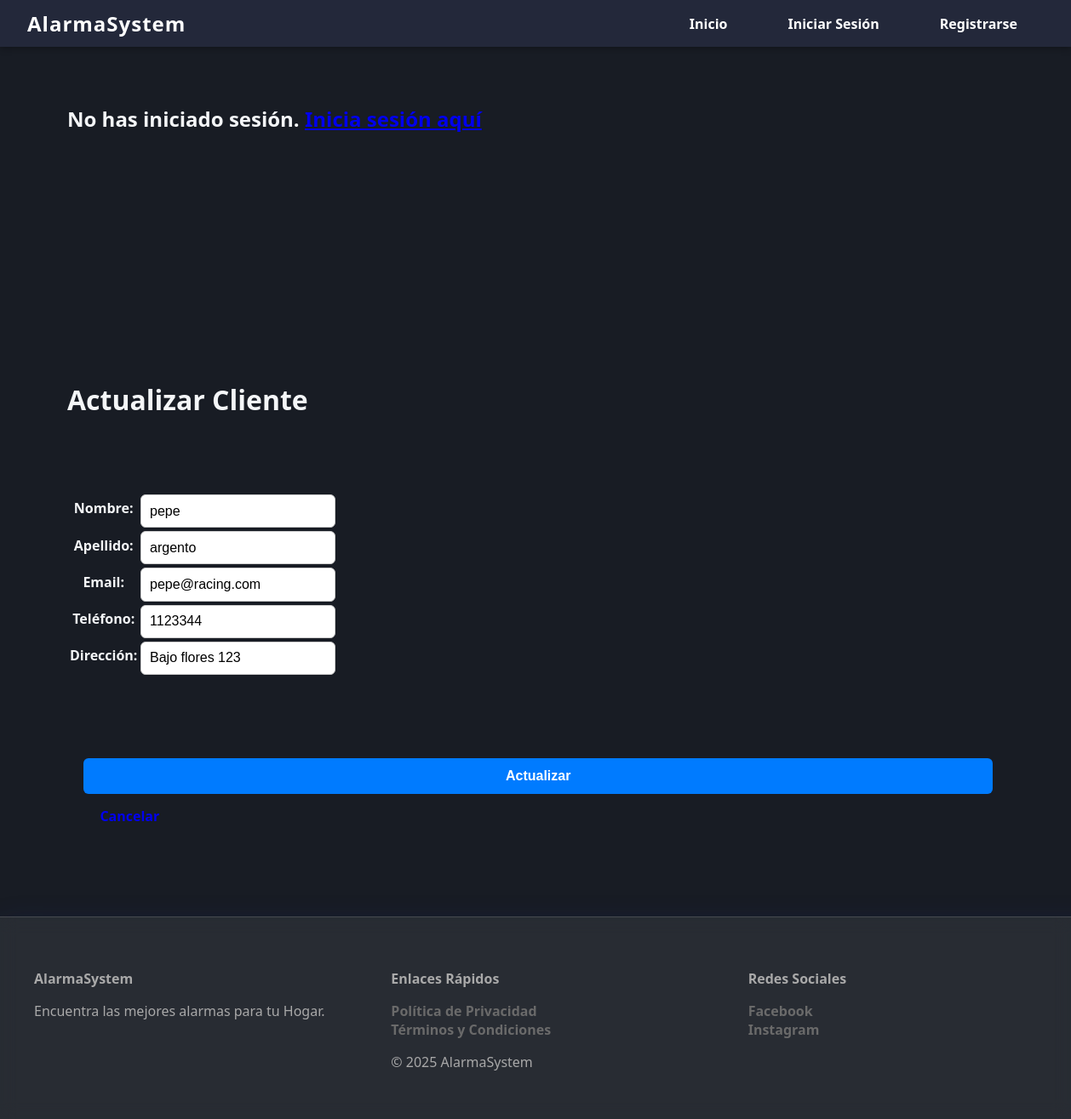
/clientes/actualizar/4/, run on the app's committed database.
### App/models.py (models this page shows, shortened)
class Clientes(models.Model):
    nombre = models.CharField(max_length=100)
    apellido = models.CharField(max_length=100)
    email = models.EmailField(unique=True)
    telefono = models.CharField(max_length=20, blank=True)
    direccion = models.CharField(max_length=200, blank=True)

### App/views.py (the view)
# urls.py: path('clientes/actualizar/<int:cliente_id>/', views.actualizar_cliente, name='actualizar_cliente'),
def actualizar_cliente(request, cliente_id):
    cliente = get_object_or_404(Clientes, id=cliente_id)
    if request.method == 'POST':
        form = ClientesForm(request.POST)
        if form.is_valid():
            data = form.cleaned_data
            cliente.nombre = data['nombre']
            cliente.apellido = data['apellido']
            cliente.email = data['email']
            cliente.telefono = data['telefono']
            cliente.direccion = data['direccion']
            cliente.save()
            return redirect('clientes')
    else:
        form = ClientesForm(initial={
            'nombre': cliente.nombre,
            'apellido': cliente.apellido,
            'email': cliente.email,
            'telefono': cliente.telefono,
            'direccion': cliente.direccion
        })
    return render(request, 'App/actualizar_cliente.html', {'form': form, 'cliente': cliente})

### App/forms.py
class ClientesForm(forms.Form):
    nombre = forms.CharField(max_length=100, label="Nombre")
    apellido = forms.CharField(max_length=100, label="Apellido")
    email = forms.EmailField(label="Email")
    telefono = forms.CharField(max_length=20, required=False, label="Teléfono")
    direccion = forms.CharField(max_length=200, required=False, label="Dirección")

### App/Templates/App/actualizar_cliente.html (shortened to what this page needs)
{% extends 'App/base.html' %}
{% block codigoDinamico %}
<div class="container">
    <form action="" method="post">
        <br><br><br>
        <h1>Actualizar Cliente</h1>
        <br><br><br>
        <table>
            {{ form.as_table }}
        </table>
        <br><br>
        <div class="container">
            <button type="submit" class="btn btn-info">Actualizar</button>
            <a href="{% url 'clientes' %}" class="btn btn-secondary">Cancelar</a>
        </div>
    </form>
</div>
{% endblock %}

### App/static/App/styles.css (style rules this page uses)
body { margin: 0; font-family: 'Segoe UI', Arial, sans-serif; background: #181c24; color: #f4f6f8; }
.container { max-width: 1100px; margin: 2rem auto; padding: 1rem; background: none; }
.btn { display: inline-block; padding: 0.5rem 1.2rem; border-radius: 20px; font-weight: bold; text-decoration: none; border: none; cursor: pointer; margin: 0.2rem 0.2rem; transition: background 0.2s, color 0.2s; }
.btn-info { background: #17a2b8; color: #fff; }
label { display: block; margin-bottom: 0.4rem; font-weight: bold; }
input[type="text"], input[type="email"], textarea { width: 100%; padding: 0.6rem; border: 1px solid #ccc; border-radius: 6px; font-size: 1rem; box-sizing: border-box; }
button[type="submit"] { width: 100%; padding: 0.75rem; background-color: #007bff; border: none; color: white; font-weight: bold; font-size: 1rem; border-radius: 6px; cursor: pointer; transition: background-color 0.3s ease; }

### data on the page
Clientes: nombre "pepe", apellido "argento", email "pepe@racing.com", telefono "1123344", direccion "Bajo flores 123"
